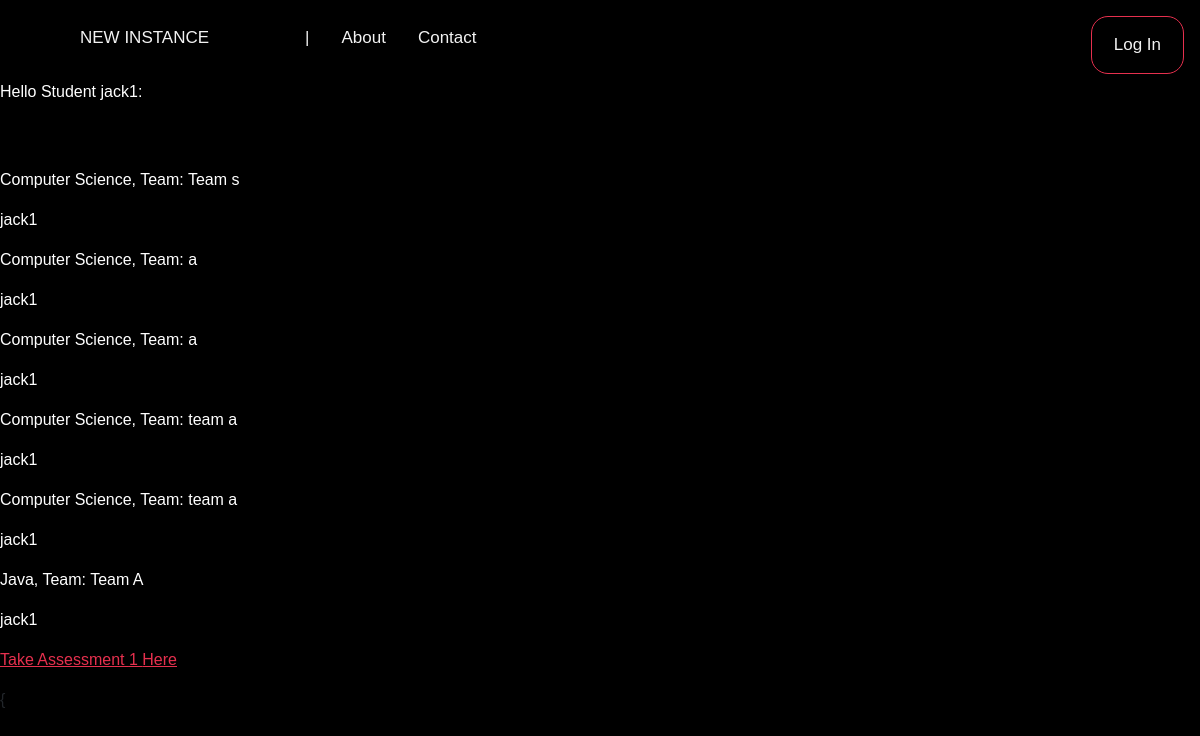
The app's page /Dashboards/studashboard/ (signed in), older data.
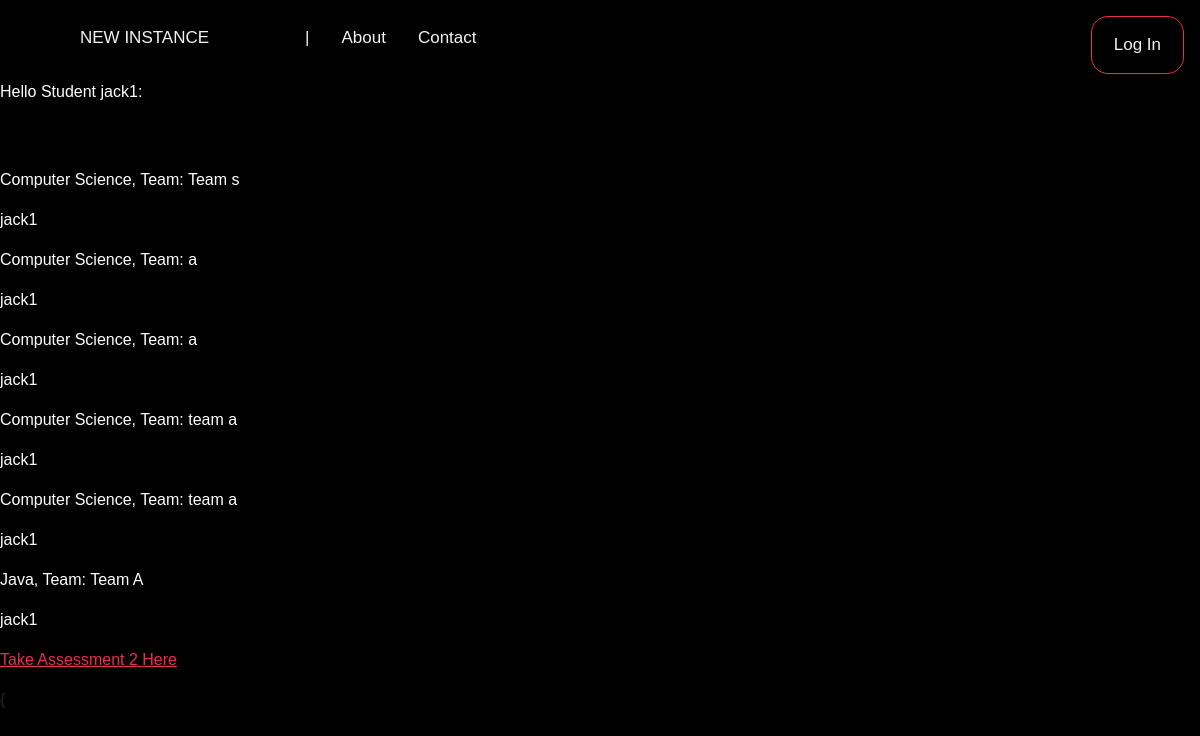
The same page, newer data.
### peerAssessmentApp/models.py (models this page shows)
class Team(models.Model):
    team_name = models.CharField(max_length = 40, null = True)
    course = models.ForeignKey(Course, on_delete = models.CASCADE, null = True)
    memebers =  models.ManyToManyField(SiteUsers)
    def __str__(self):
        return str(self.course) + ",  Team: " + str(self.team_name)

class Course(models.Model):
    course = models.CharField(max_length = 40, null = True)
    course_id = models.CharField(max_length = 10, primary_key = True)
    year = models.CharField(max_length = 4, null = True)
    semester = models.CharField(max_length = 1, null = True)
    def __str__(self):
        return str(self.course)

class SiteUsers(models.Model):
    user = models.OneToOneField(User, on_delete = models.CASCADE, related_name = 'siteusers')
    date_of_birth = models.DateField()
    TYPE_CHOICES = (
        ('pro', 'professor'),
        ('stu', 'student'),
        )
    types = models.CharField(max_length=3, choices=TYPE_CHOICES, unique=False, null=True, blank=True, default=None)
    def __str__(self):
        return str(self.user)
    email = models.EmailField(max_length = 50, null = True)

class Cassess(models.Model):
    assess_number = models.CharField(max_length = 6, null = True)
    due_date= models.DateField(max_length = 1, null = True)
    publish_date = models.DateField(max_length = 1, null = True)
    course = models.ForeignKey(Course, on_delete=models.CASCADE, default = 3)
    def __str__(self):
        return str(self.assess_number)

### peerAssessmentApp/views.py (the view)
# urls.py: path('Dashboards/studashboard/', views.studashboard, name='dashboard_s'),
def studashboard(request):
    courses = Course.objects.all()
    team = Team.objects.all()
    person = request.user
    users = SiteUsers.objects.get(user=person)
    cassess = Cassess.objects.all()
    return render(request, 'Dashboards/studashboard.html', {'team': team, 'cassess': cassess, 'courses:':courses, 'users': users})

### peerAssessmentApp/templates/Dashboards/studashboard.html (shortened to what this page needs)
{% extends 'base.html' %}
{% load crispy_forms_tags %}
{% block content %}
<head>
</head>
<form action="" method = POST>
    <p> Hello Student {{request.user.username}}: </p>
    <br> </br>
    {% for t in team %}
            {%for user in t.memebers.all%}
                {% if users == user %}
                    <p>{{t}}</p>
                    {% for us in t.memebers.all%}
                        <p>{{us}}</p>
                    {% endfor %}
                    {% for assess in cassess %}
                        {% if t.course == assess.course %}
                            <a href = "/view_assessment" style="color: rgb(230, 48, 78);"> Take Assessment {{assess}} Here</a></p>
                        {% endif %}
                    {% endfor %}
                {% endif %}
            {%endfor%}
    {% endfor %}
    {
</form>
{% endblock %}

Row changes from the older to the newer data that the page shows:
removed Cassess: assess_number "1"
added Cassess: assess_number "2"
